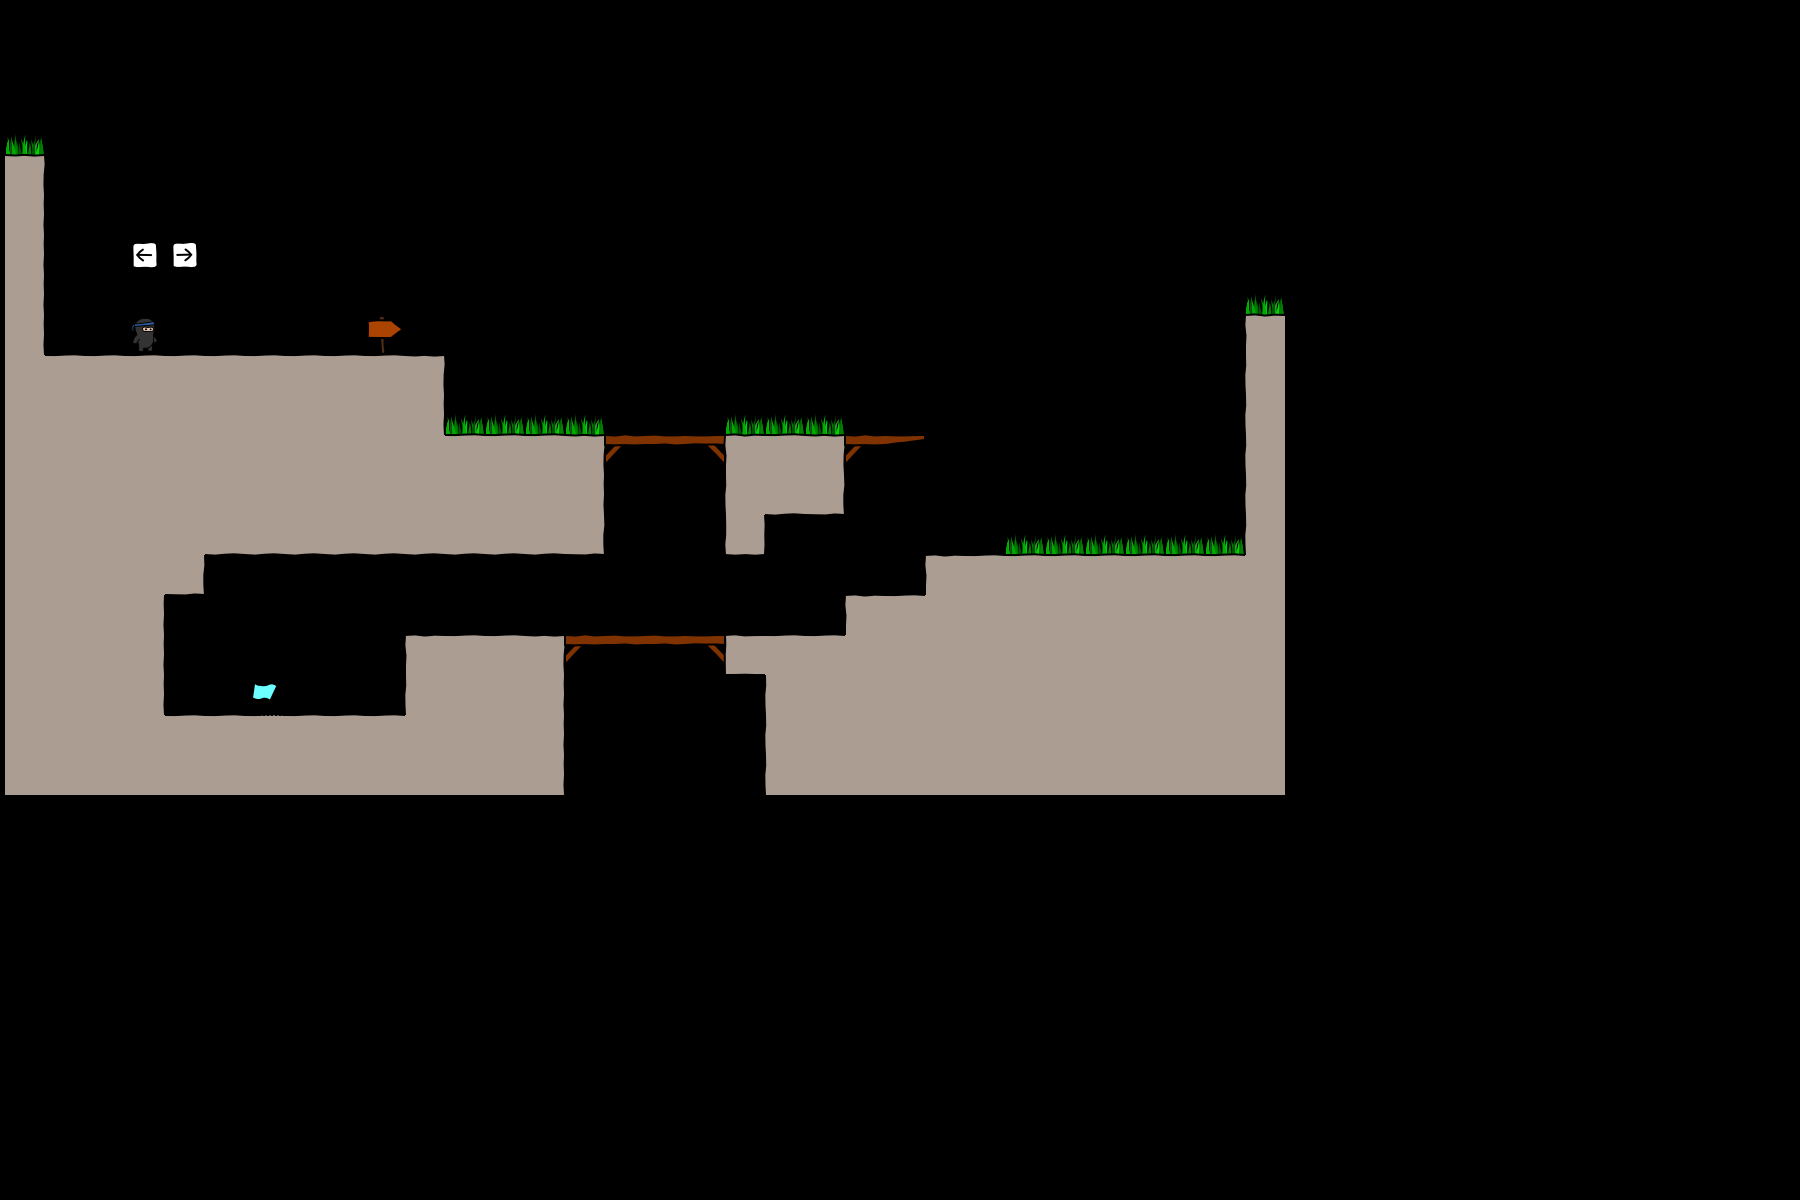

Tiled map render using the project's own tile images. Description and the whole map definition, tile-layer contents included, below:
An orthogonal 45x30 tile map with 40x40 px tiles, 3 tile layers (bg, objects, fg), 2 tilesets.

<map version="1.0" orientation="orthogonal" width="45" height="30" tilewidth="40" tileheight="40">
 <tileset firstgid="1" name="world1" tilewidth="50" tileheight="50">
  <image source="world1.png" width="400" height="400" />
 </tileset>
 <tileset firstgid="65" name="objectpalette" tilewidth="50" tileheight="50">
  <image source="objectpalette.png" width="400" height="400" />
 </tileset>
 <layer name="bg" width="32" height="20">
  <data encoding="csv">  0,0,0,0,0,0,0,0,0,0,0,0,0,0,0,0,0,0,0,0,0,0,0,0,0,0,0,0,0,0,0,0,
  0,0,0,0,0,0,0,0,0,0,0,0,0,0,0,0,0,0,0,0,0,0,0,0,0,0,0,0,0,0,0,0,
  0,0,0,0,0,0,0,0,0,0,0,0,0,0,0,0,0,0,0,0,0,0,0,0,0,0,0,0,0,0,0,0,
  42,0,0,0,0,0,0,0,0,0,0,0,0,0,0,0,0,0,0,0,0,0,0,0,0,0,0,0,0,0,0,0,
  11,0,0,0,0,0,0,0,0,0,0,0,0,0,0,0,0,0,0,0,0,0,0,0,0,0,0,0,0,0,0,0,
  19,0,0,0,0,0,0,0,0,0,0,0,0,0,0,0,0,0,0,0,0,0,0,0,0,0,0,0,0,0,0,0,
  19,0,0,63,64,0,0,0,0,0,0,0,0,0,0,0,0,0,0,0,0,0,0,0,0,0,0,0,0,0,0,0,
  19,0,0,0,0,0,0,0,0,0,0,0,0,0,0,0,0,0,0,0,0,0,0,0,0,0,0,0,0,0,0,42,
  19,0,0,0,0,0,0,0,0,34,0,0,0,0,0,0,0,0,0,0,0,0,0,0,0,0,0,0,0,0,0,9,
  18,10,10,10,10,10,10,10,10,10,11,0,0,0,0,0,0,0,0,0,0,0,0,0,0,0,0,0,0,0,0,17,
  18,18,18,18,18,18,18,18,18,18,19,42,42,42,42,0,0,0,42,42,42,0,0,0,0,0,0,0,0,0,0,17,
  18,18,18,18,18,18,18,18,18,18,18,10,10,10,11,6,7,8,9,10,11,6,15,0,0,0,0,0,0,0,0,17,
  18,18,18,18,18,18,18,18,18,18,18,18,18,18,19,0,0,0,17,26,27,0,0,0,0,0,0,0,0,0,0,17,
  18,18,18,18,18,26,26,26,26,26,26,26,26,26,27,0,0,0,28,0,0,0,0,0,0,42,42,42,42,42,42,17,
  18,18,18,18,27,0,0,0,0,0,0,0,0,0,0,0,0,0,0,0,0,0,0,9,10,10,10,10,10,10,10,18,
  18,18,18,19,0,0,0,0,0,0,0,0,0,0,0,0,0,0,0,0,0,9,10,18,18,18,18,18,18,18,18,18,
  18,18,18,19,0,0,0,0,0,0,9,10,10,11,6,7,7,8,1,10,10,18,18,18,18,18,18,18,18,18,18,18,
  18,18,18,19,0,0,0,0,0,0,17,18,18,19,0,0,0,0,0,17,18,18,18,18,18,18,18,18,18,18,18,18,
  18,18,18,18,10,10,10,10,10,10,18,18,18,19,0,0,0,0,0,17,18,18,18,18,18,18,18,18,18,18,18,18,
  18,18,18,18,18,18,18,18,18,18,18,18,18,19,0,0,0,0,0,17,18,18,18,18,18,18,18,18,18,18,18,18
</data>
 </layer>
 <layer name="objects" width="32" height="20">
  <data encoding="csv">
  0,0,0,0,0,0,0,0,0,0,0,0,0,0,0,0,0,0,0,0,0,0,0,0,0,0,0,0,0,0,0,0,
  0,0,0,0,0,0,0,0,0,0,0,0,0,0,0,0,0,0,0,0,0,0,0,0,0,0,0,0,0,0,0,0,
  0,0,0,0,0,0,0,0,0,0,0,0,0,0,0,0,0,0,0,0,0,0,0,0,0,0,0,0,0,0,0,0,
  0,0,0,0,0,0,0,0,0,0,0,0,0,0,0,0,0,0,0,0,0,0,0,0,0,0,0,0,0,0,0,0,
  0,0,0,0,0,0,0,0,0,0,0,0,0,0,0,0,0,0,0,0,0,0,0,0,0,0,0,0,0,0,0,0,
  0,0,0,0,0,0,0,0,0,0,0,0,0,0,0,0,0,0,0,0,0,0,0,0,0,0,0,0,0,0,0,0,
  0,0,0,0,0,0,0,0,0,0,0,0,0,0,0,0,0,0,0,0,0,0,0,0,0,0,0,0,0,0,0,0,
  0,0,0,0,0,0,0,0,0,0,0,0,0,0,0,0,0,0,0,0,0,0,0,0,0,0,0,0,0,0,0,0,
  0,0,0,65,0,0,0,0,0,0,0,0,0,0,0,0,0,0,0,0,0,0,0,0,0,0,0,0,0,0,0,0,
  0,0,0,0,0,0,0,0,0,0,0,0,0,0,0,0,0,0,0,0,0,0,0,0,0,0,0,0,0,0,0,0,
  0,0,0,0,0,0,0,0,0,0,0,0,0,0,0,0,0,0,0,0,0,0,0,0,0,0,0,0,0,0,0,0,
  0,0,0,0,0,0,0,0,0,0,0,0,0,0,0,0,0,0,0,0,0,0,0,0,0,0,0,0,0,0,0,0,
  0,0,0,0,0,0,0,0,0,0,0,0,0,0,0,0,0,0,0,0,0,0,0,0,0,0,0,0,0,0,0,0,
  0,0,0,0,0,0,0,0,0,0,0,0,0,0,0,0,0,0,0,0,0,0,0,0,0,0,0,0,0,0,0,0,
  0,0,0,0,0,0,0,0,0,0,0,0,0,0,0,0,0,0,0,0,0,0,0,0,0,0,0,0,0,0,0,0,
  0,0,0,0,0,0,0,0,0,0,0,0,0,0,0,0,0,0,0,0,0,0,0,0,0,0,0,0,0,0,0,0,
  0,0,0,0,0,0,0,0,0,0,0,0,0,0,0,0,0,0,0,0,0,0,0,0,0,0,0,0,0,0,0,0,
  0,0,0,0,0,0,66,0,0,0,0,0,0,0,0,0,0,0,0,0,0,0,0,0,0,0,0,0,0,0,0,0,
  0,0,0,0,0,0,0,0,0,0,0,0,0,0,0,0,0,0,0,0,0,0,0,0,0,0,0,0,0,0,0,0,
  0,0,0,0,0,0,0,0,0,0,0,0,0,0,0,0,0,0,0,0,0,0,0,0,0,0,0,0,0,0,0,0
</data>
 </layer>
 <layer name="fg" width="32" height="20">
  <data encoding="csv">
  0,0,0,0,0,0,0,0,0,0,0,0,0,0,0,0,0,0,0,0,0,0,0,0,0,0,0,0,0,0,0,0,
  0,0,0,0,0,0,0,0,0,0,0,0,0,0,0,0,0,0,0,0,0,0,0,0,0,0,0,0,0,0,0,0,
  0,0,0,0,0,0,0,0,0,0,0,0,0,0,0,0,0,0,0,0,0,0,0,0,0,0,0,0,0,0,0,0,
  0,0,0,0,0,0,0,0,0,0,0,0,0,0,0,0,0,0,0,0,0,0,0,0,0,0,0,0,0,0,0,0,
  0,0,0,0,0,0,0,0,0,0,0,0,0,0,0,0,0,0,0,0,0,0,0,0,0,0,0,0,0,0,0,0,
  0,0,0,0,0,0,0,0,0,0,0,0,0,0,0,0,0,0,0,0,0,0,0,0,0,0,0,0,0,0,0,0,
  0,0,0,0,0,0,0,0,0,0,0,0,0,0,0,0,0,0,0,0,0,0,0,0,0,0,0,0,0,0,0,0,
  0,0,0,0,0,0,0,0,0,0,0,0,0,0,0,0,0,0,0,0,0,0,0,0,0,0,0,0,0,0,0,0,
  0,0,0,0,0,0,0,0,0,0,0,0,0,0,0,0,0,0,0,0,0,0,0,0,0,0,0,0,0,0,0,0,
  0,0,0,0,0,0,0,0,0,0,0,0,0,0,0,0,0,0,0,0,0,0,0,0,0,0,0,0,0,0,0,0,
  0,0,0,0,0,0,0,0,0,0,0,0,0,0,0,0,0,0,0,0,0,0,0,0,0,0,0,0,0,0,0,0,
  0,0,0,0,0,0,0,0,0,0,0,0,0,0,0,0,0,0,0,0,0,0,0,0,0,0,0,0,0,0,0,0,
  0,0,0,0,0,0,0,0,0,0,0,0,0,0,0,0,0,0,0,0,0,0,0,0,0,0,0,0,0,0,0,0,
  0,0,0,0,0,0,0,0,0,0,0,0,0,0,0,0,0,0,0,0,0,0,0,0,0,0,0,0,0,0,0,0,
  0,0,0,0,0,0,0,0,0,0,0,0,0,0,0,0,0,0,0,0,0,0,0,0,0,0,0,0,0,0,0,0,
  0,0,0,0,0,0,0,0,0,0,0,0,0,0,0,0,0,0,0,0,0,0,0,0,0,0,0,0,0,0,0,0,
  0,0,0,0,0,0,0,0,0,0,0,0,0,0,0,0,0,0,0,0,0,0,0,0,0,0,0,0,0,0,0,0,
  0,0,0,0,0,0,0,0,0,0,0,0,0,0,0,0,0,0,0,0,0,0,0,0,0,0,0,0,0,0,0,0,
  0,0,0,0,0,0,0,0,0,0,0,0,0,0,0,0,0,0,0,0,0,0,0,0,0,0,0,0,0,0,0,0,
  0,0,0,0,0,0,0,0,0,0,0,0,0,0,0,0,0,0,0,0,0,0,0,0,0,0,0,0,0,0,0,0
</data>
 </layer>
</map>
